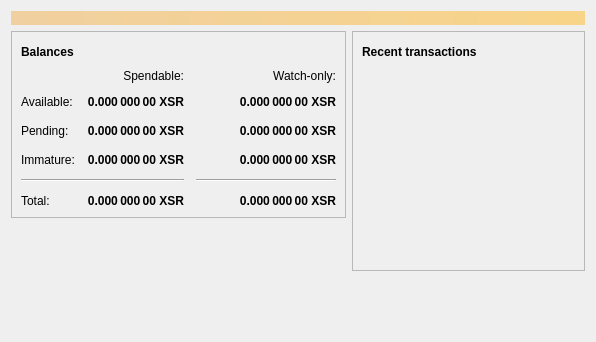
<?xml version="1.0" encoding="UTF-8"?>
<ui version="4.0">
 <class>OverviewPage</class>
 <widget class="QWidget" name="OverviewPage">
  <property name="geometry">
   <rect>
    <x>0</x>
    <y>0</y>
    <width>596</width>
    <height>342</height>
   </rect>
  </property>
  <property name="windowTitle">
   <string>Form</string>
  </property>
  <layout class="QVBoxLayout" name="topLayout">
   <item>
    <widget class="QLabel" name="labelAlerts">
     <property name="visible">
      <bool>false</bool>
     </property>
     <property name="styleSheet">
      <string notr="true">QLabel { background-color: qlineargradient(x1: 0, y1: 0, x2: 1, y2: 0, stop:0 #F0D0A0, stop:1 #F8D488); color:#000000; }</string>
     </property>
     <property name="wordWrap">
      <bool>true</bool>
     </property>
     <property name="margin">
      <number>3</number>
     </property>
     <property name="textInteractionFlags">
      <set>Qt::TextSelectableByMouse</set>
     </property>
    </widget>
   </item>
   <item>
    <layout class="QHBoxLayout" name="horizontalLayout" stretch="1,1">
     <item>
      <layout class="QVBoxLayout" name="verticalLayout_2">
       <item>
        <widget class="QFrame" name="frame">
         <property name="frameShape">
          <enum>QFrame::StyledPanel</enum>
         </property>
         <property name="frameShadow">
          <enum>QFrame::Raised</enum>
         </property>
         <layout class="QVBoxLayout" name="verticalLayout_4">
          <item>
           <layout class="QHBoxLayout" name="horizontalLayout_4">
            <item>
             <widget class="QLabel" name="label_5">
              <property name="font">
               <font>
                <weight>75</weight>
                <bold>true</bold>
               </font>
              </property>
              <property name="text">
               <string>Balances</string>
              </property>
             </widget>
            </item>
            <item>
             <widget class="QPushButton" name="labelWalletStatus">
              <property name="enabled">
               <bool>true</bool>
              </property>
              <property name="maximumSize">
               <size>
                <width>30</width>
                <height>16777215</height>
               </size>
              </property>
              <property name="toolTip">
               <string>The displayed information may be out of date. Your wallet automatically synchronizes with the Sucrecoin network after a connection is established, but this process has not completed yet.</string>
              </property>
              <property name="text">
               <string/>
              </property>
              <property name="icon">
               <iconset resource="../sucrecoin.qrc">
                <normaloff>:/icons/warning</normaloff>
                <disabledoff>:/icons/warning</disabledoff>:/icons/warning</iconset>
              </property>
              <property name="iconSize">
               <size>
                <width>24</width>
                <height>24</height>
               </size>
              </property>
              <property name="flat">
               <bool>true</bool>
              </property>
             </widget>
            </item>
            <item>
             <spacer name="horizontalSpacer_3">
              <property name="orientation">
               <enum>Qt::Horizontal</enum>
              </property>
              <property name="sizeHint" stdset="0">
               <size>
                <width>40</width>
                <height>20</height>
               </size>
              </property>
             </spacer>
            </item>
           </layout>
          </item>
          <item>
           <layout class="QGridLayout" name="gridLayout">
            <property name="spacing">
             <number>12</number>
            </property>
            <item row="2" column="2">
             <widget class="QLabel" name="labelWatchPending">
              <property name="font">
               <font>
                <weight>75</weight>
                <bold>true</bold>
               </font>
              </property>
              <property name="cursor">
               <cursorShape>IBeamCursor</cursorShape>
              </property>
              <property name="toolTip">
               <string>Unconfirmed transactions to watch-only addresses</string>
              </property>
              <property name="text">
               <string notr="true">0.000 000 00 XSR</string>
              </property>
              <property name="alignment">
               <set>Qt::AlignRight|Qt::AlignTrailing|Qt::AlignVCenter</set>
              </property>
              <property name="textInteractionFlags">
               <set>Qt::LinksAccessibleByMouse|Qt::TextSelectableByKeyboard|Qt::TextSelectableByMouse</set>
              </property>
             </widget>
            </item>
            <item row="2" column="1">
             <widget class="QLabel" name="labelUnconfirmed">
              <property name="font">
               <font>
                <weight>75</weight>
                <bold>true</bold>
               </font>
              </property>
              <property name="cursor">
               <cursorShape>IBeamCursor</cursorShape>
              </property>
              <property name="toolTip">
               <string>Total of transactions that have yet to be confirmed, and do not yet count toward the spendable balance</string>
              </property>
              <property name="text">
               <string notr="true">0.000 000 00 XSR</string>
              </property>
              <property name="alignment">
               <set>Qt::AlignRight|Qt::AlignTrailing|Qt::AlignVCenter</set>
              </property>
              <property name="textInteractionFlags">
               <set>Qt::LinksAccessibleByMouse|Qt::TextSelectableByKeyboard|Qt::TextSelectableByMouse</set>
              </property>
             </widget>
            </item>
            <item row="3" column="2">
             <widget class="QLabel" name="labelWatchImmature">
              <property name="font">
               <font>
                <weight>75</weight>
                <bold>true</bold>
               </font>
              </property>
              <property name="cursor">
               <cursorShape>IBeamCursor</cursorShape>
              </property>
              <property name="toolTip">
               <string>Mined balance in watch-only addresses that has not yet matured</string>
              </property>
              <property name="text">
               <string notr="true">0.000 000 00 XSR</string>
              </property>
              <property name="alignment">
               <set>Qt::AlignRight|Qt::AlignTrailing|Qt::AlignVCenter</set>
              </property>
              <property name="textInteractionFlags">
               <set>Qt::LinksAccessibleByMouse|Qt::TextSelectableByKeyboard|Qt::TextSelectableByMouse</set>
              </property>
             </widget>
            </item>
            <item row="4" column="0" colspan="2">
             <widget class="Line" name="line">
              <property name="orientation">
               <enum>Qt::Horizontal</enum>
              </property>
             </widget>
            </item>
            <item row="4" column="2">
             <widget class="Line" name="lineWatchBalance">
              <property name="sizePolicy">
               <sizepolicy hsizetype="Preferred" vsizetype="Fixed">
                <horstretch>0</horstretch>
                <verstretch>0</verstretch>
               </sizepolicy>
              </property>
              <property name="minimumSize">
               <size>
                <width>140</width>
                <height>0</height>
               </size>
              </property>
              <property name="orientation">
               <enum>Qt::Horizontal</enum>
              </property>
             </widget>
            </item>
            <item row="5" column="0">
             <widget class="QLabel" name="labelTotalText">
              <property name="text">
               <string>Total:</string>
              </property>
             </widget>
            </item>
            <item row="3" column="1">
             <widget class="QLabel" name="labelImmature">
              <property name="font">
               <font>
                <weight>75</weight>
                <bold>true</bold>
               </font>
              </property>
              <property name="cursor">
               <cursorShape>IBeamCursor</cursorShape>
              </property>
              <property name="toolTip">
               <string>Mined balance that has not yet matured</string>
              </property>
              <property name="text">
               <string notr="true">0.000 000 00 XSR</string>
              </property>
              <property name="alignment">
               <set>Qt::AlignRight|Qt::AlignTrailing|Qt::AlignVCenter</set>
              </property>
              <property name="textInteractionFlags">
               <set>Qt::LinksAccessibleByMouse|Qt::TextSelectableByKeyboard|Qt::TextSelectableByMouse</set>
              </property>
             </widget>
            </item>
            <item row="2" column="3">
             <spacer name="horizontalSpacer_2">
              <property name="orientation">
               <enum>Qt::Horizontal</enum>
              </property>
              <property name="sizeHint" stdset="0">
               <size>
                <width>40</width>
                <height>20</height>
               </size>
              </property>
             </spacer>
            </item>
            <item row="3" column="0">
             <widget class="QLabel" name="labelImmatureText">
              <property name="text">
               <string>Immature:</string>
              </property>
             </widget>
            </item>
            <item row="5" column="1">
             <widget class="QLabel" name="labelTotal">
              <property name="font">
               <font>
                <weight>75</weight>
                <bold>true</bold>
               </font>
              </property>
              <property name="cursor">
               <cursorShape>IBeamCursor</cursorShape>
              </property>
              <property name="toolTip">
               <string>Your current total balance</string>
              </property>
              <property name="text">
               <string notr="true">0.000 000 00 XSR</string>
              </property>
              <property name="alignment">
               <set>Qt::AlignRight|Qt::AlignTrailing|Qt::AlignVCenter</set>
              </property>
              <property name="textInteractionFlags">
               <set>Qt::LinksAccessibleByMouse|Qt::TextSelectableByKeyboard|Qt::TextSelectableByMouse</set>
              </property>
             </widget>
            </item>
            <item row="5" column="2">
             <widget class="QLabel" name="labelWatchTotal">
              <property name="font">
               <font>
                <weight>75</weight>
                <bold>true</bold>
               </font>
              </property>
              <property name="cursor">
               <cursorShape>IBeamCursor</cursorShape>
              </property>
              <property name="toolTip">
               <string>Current total balance in watch-only addresses</string>
              </property>
              <property name="text">
               <string notr="true">0.000 000 00 XSR</string>
              </property>
              <property name="alignment">
               <set>Qt::AlignRight|Qt::AlignTrailing|Qt::AlignVCenter</set>
              </property>
              <property name="textInteractionFlags">
               <set>Qt::LinksAccessibleByMouse|Qt::TextSelectableByKeyboard|Qt::TextSelectableByMouse</set>
              </property>
             </widget>
            </item>
            <item row="0" column="2">
             <widget class="QLabel" name="labelWatchonly">
              <property name="text">
               <string>Watch-only:</string>
              </property>
              <property name="alignment">
               <set>Qt::AlignRight|Qt::AlignTrailing|Qt::AlignVCenter</set>
              </property>
             </widget>
            </item>
            <item row="1" column="0">
             <widget class="QLabel" name="labelBalanceText">
              <property name="text">
               <string>Available:</string>
              </property>
             </widget>
            </item>
            <item row="1" column="1">
             <widget class="QLabel" name="labelBalance">
              <property name="font">
               <font>
                <weight>75</weight>
                <bold>true</bold>
               </font>
              </property>
              <property name="cursor">
               <cursorShape>IBeamCursor</cursorShape>
              </property>
              <property name="toolTip">
               <string>Your current spendable balance</string>
              </property>
              <property name="text">
               <string notr="true">0.000 000 00 XSR</string>
              </property>
              <property name="alignment">
               <set>Qt::AlignRight|Qt::AlignTrailing|Qt::AlignVCenter</set>
              </property>
              <property name="textInteractionFlags">
               <set>Qt::LinksAccessibleByMouse|Qt::TextSelectableByKeyboard|Qt::TextSelectableByMouse</set>
              </property>
             </widget>
            </item>
            <item row="1" column="2">
             <widget class="QLabel" name="labelWatchAvailable">
              <property name="font">
               <font>
                <weight>75</weight>
                <bold>true</bold>
               </font>
              </property>
              <property name="cursor">
               <cursorShape>IBeamCursor</cursorShape>
              </property>
              <property name="toolTip">
               <string>Your current balance in watch-only addresses</string>
              </property>
              <property name="text">
               <string notr="true">0.000 000 00 XSR</string>
              </property>
              <property name="alignment">
               <set>Qt::AlignRight|Qt::AlignTrailing|Qt::AlignVCenter</set>
              </property>
              <property name="textInteractionFlags">
               <set>Qt::LinksAccessibleByMouse|Qt::TextSelectableByKeyboard|Qt::TextSelectableByMouse</set>
              </property>
             </widget>
            </item>
            <item row="2" column="0">
             <widget class="QLabel" name="labelPendingText">
              <property name="text">
               <string>Pending:</string>
              </property>
             </widget>
            </item>
            <item row="0" column="1">
             <widget class="QLabel" name="labelSpendable">
              <property name="text">
               <string>Spendable:</string>
              </property>
              <property name="alignment">
               <set>Qt::AlignRight|Qt::AlignTrailing|Qt::AlignVCenter</set>
              </property>
             </widget>
            </item>
           </layout>
          </item>
         </layout>
        </widget>
       </item>
       <item>
        <spacer name="verticalSpacer">
         <property name="orientation">
          <enum>Qt::Vertical</enum>
         </property>
         <property name="sizeHint" stdset="0">
          <size>
           <width>20</width>
           <height>40</height>
          </size>
         </property>
        </spacer>
       </item>
      </layout>
     </item>
     <item>
      <layout class="QVBoxLayout" name="verticalLayout_3">
       <item>
        <widget class="QFrame" name="frame_2">
         <property name="frameShape">
          <enum>QFrame::StyledPanel</enum>
         </property>
         <property name="frameShadow">
          <enum>QFrame::Raised</enum>
         </property>
         <layout class="QVBoxLayout" name="verticalLayout">
          <item>
           <layout class="QHBoxLayout" name="horizontalLayout_2">
            <item>
             <widget class="QLabel" name="label_4">
              <property name="font">
               <font>
                <weight>75</weight>
                <bold>true</bold>
               </font>
              </property>
              <property name="text">
               <string>Recent transactions</string>
              </property>
             </widget>
            </item>
            <item>
             <widget class="QPushButton" name="labelTransactionsStatus">
              <property name="enabled">
               <bool>true</bool>
              </property>
              <property name="maximumSize">
               <size>
                <width>30</width>
                <height>16777215</height>
               </size>
              </property>
              <property name="toolTip">
               <string>The displayed information may be out of date. Your wallet automatically synchronizes with the Sucrecoin network after a connection is established, but this process has not completed yet.</string>
              </property>
              <property name="text">
               <string/>
              </property>
              <property name="icon">
               <iconset resource="../sucrecoin.qrc">
                <normaloff>:/icons/warning</normaloff>
                <disabledoff>:/icons/warning</disabledoff>:/icons/warning</iconset>
              </property>
              <property name="iconSize">
               <size>
                <width>24</width>
                <height>24</height>
               </size>
              </property>
              <property name="flat">
               <bool>true</bool>
              </property>
             </widget>
            </item>
            <item>
             <spacer name="horizontalSpacer">
              <property name="orientation">
               <enum>Qt::Horizontal</enum>
              </property>
              <property name="sizeHint" stdset="0">
               <size>
                <width>40</width>
                <height>20</height>
               </size>
              </property>
             </spacer>
            </item>
           </layout>
          </item>
          <item>
           <widget class="QListView" name="listTransactions">
            <property name="styleSheet">
             <string notr="true">QListView { background: transparent; }</string>
            </property>
            <property name="frameShape">
             <enum>QFrame::NoFrame</enum>
            </property>
            <property name="verticalScrollBarPolicy">
             <enum>Qt::ScrollBarAlwaysOff</enum>
            </property>
            <property name="horizontalScrollBarPolicy">
             <enum>Qt::ScrollBarAlwaysOff</enum>
            </property>
            <property name="selectionMode">
             <enum>QAbstractItemView::NoSelection</enum>
            </property>
           </widget>
          </item>
         </layout>
        </widget>
       </item>
       <item>
        <spacer name="verticalSpacer_2">
         <property name="orientation">
          <enum>Qt::Vertical</enum>
         </property>
         <property name="sizeHint" stdset="0">
          <size>
           <width>20</width>
           <height>40</height>
          </size>
         </property>
        </spacer>
       </item>
      </layout>
     </item>
    </layout>
   </item>
  </layout>
 </widget>
 <resources/>
 <connections/>
</ui>
